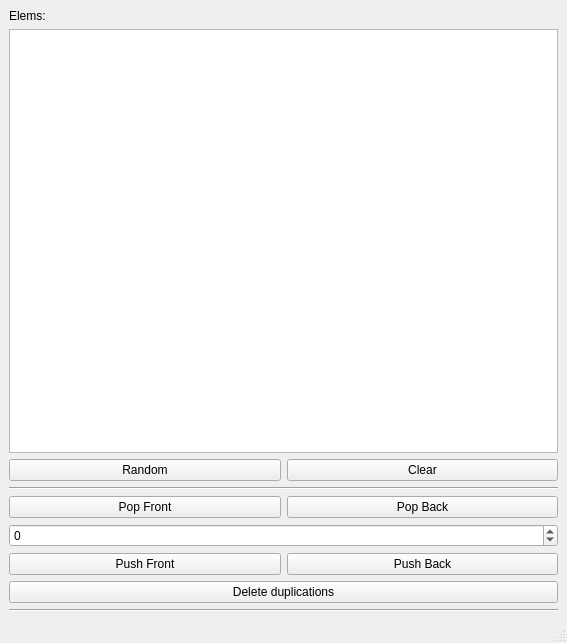
<?xml version="1.0" encoding="UTF-8"?>
<ui version="4.0">
 <class>MainWindow</class>
 <widget class="QMainWindow" name="MainWindow">
  <property name="geometry">
   <rect>
    <x>0</x>
    <y>0</y>
    <width>567</width>
    <height>643</height>
   </rect>
  </property>
  <property name="windowTitle">
   <string>MainWindow</string>
  </property>
  <widget class="QWidget" name="centralwidget">
   <layout class="QGridLayout" name="gridLayout">
    <item row="1" column="0" colspan="2">
     <widget class="QListWidget" name="deqEls">
      <property name="sizePolicy">
       <sizepolicy hsizetype="Expanding" vsizetype="Expanding">
        <horstretch>2</horstretch>
        <verstretch>0</verstretch>
       </sizepolicy>
      </property>
     </widget>
    </item>
    <item row="2" column="0">
     <widget class="QPushButton" name="randBtn">
      <property name="text">
       <string>Random</string>
      </property>
     </widget>
    </item>
    <item row="4" column="0">
     <widget class="QPushButton" name="popFront">
      <property name="text">
       <string>Pop Front</string>
      </property>
     </widget>
    </item>
    <item row="3" column="0" colspan="2">
     <widget class="Line" name="line_2">
      <property name="orientation">
       <enum>Qt::Horizontal</enum>
      </property>
     </widget>
    </item>
    <item row="2" column="1">
     <widget class="QPushButton" name="clearBtn">
      <property name="text">
       <string>Clear</string>
      </property>
     </widget>
    </item>
    <item row="4" column="1">
     <widget class="QPushButton" name="popBack">
      <property name="text">
       <string>Pop Back</string>
      </property>
     </widget>
    </item>
    <item row="7" column="1">
     <widget class="QPushButton" name="pushBack">
      <property name="text">
       <string>Push Back</string>
      </property>
     </widget>
    </item>
    <item row="6" column="0" colspan="2">
     <widget class="QSpinBox" name="inp">
      <property name="minimum">
       <number>-8000</number>
      </property>
      <property name="maximum">
       <number>8000</number>
      </property>
     </widget>
    </item>
    <item row="0" column="0">
     <widget class="QLabel" name="label">
      <property name="text">
       <string>Elems:</string>
      </property>
     </widget>
    </item>
    <item row="9" column="0" colspan="2">
     <widget class="Line" name="line">
      <property name="orientation">
       <enum>Qt::Horizontal</enum>
      </property>
     </widget>
    </item>
    <item row="7" column="0">
     <widget class="QPushButton" name="pushFront">
      <property name="text">
       <string>Push Front</string>
      </property>
     </widget>
    </item>
    <item row="8" column="0" colspan="2">
     <widget class="QPushButton" name="removeDuplicates">
      <property name="text">
       <string>Delete duplications</string>
      </property>
     </widget>
    </item>
   </layout>
  </widget>
  <widget class="QMenuBar" name="menubar">
   <property name="geometry">
    <rect>
     <x>0</x>
     <y>0</y>
     <width>567</width>
     <height>21</height>
    </rect>
   </property>
  </widget>
  <widget class="QStatusBar" name="statusbar"/>
 </widget>
 <resources/>
 <connections/>
</ui>
